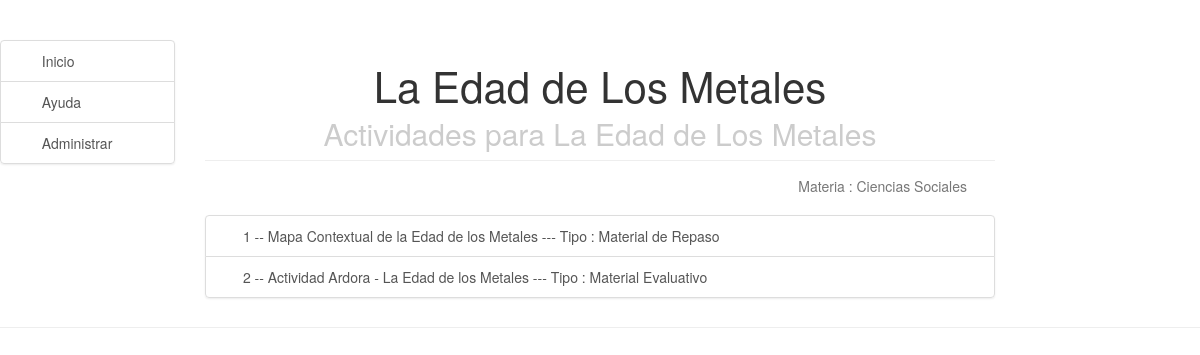
/didData/7/, run on the app's committed database.
### didData/models.py (models this page shows, shortened)
class Actividad(models.Model):
    idTema = models.ForeignKey(Tema)
    idTipoActividad = models.ForeignKey(TipoActividad)
    identificacion = models.IntegerField()
    nombre = models.CharField(max_length=200)
    descripcion = models.TextField()
    comentario = models.TextField()
    activa = models.BooleanField()

class Tema(models.Model):
    idMateria = models.ForeignKey(Materia)
    identificacion = models.IntegerField()
    nombre = models.CharField(max_length=200)
    descripcion = models.TextField()
    comentario = models.TextField
    activa = models.BooleanField()

class Materia(models.Model):
    identificacion = models.IntegerField()
    nombre = models.CharField(max_length=50)
    descripcion = models.TextField()
    comentario = models.TextField
    activa = models.BooleanField()

class TipoActividad(models.Model):
    identificacion = models.IntegerField()
    nombre = models.CharField(max_length=50)
    descripcion = models.TextField()
    comentario = models.TextField
    activa = models.BooleanField()

### didData/views.py (the view)
# urls.py: url(r'^didData/(?P<pk>[0-9]+)/$', views.detalleTema),
def detalleTema(request, pk):
    tema = get_object_or_404(Tema, id=pk) #objeto Tipo Tema identificacion = pk
    var_idTema = tema.id
    actividades = Actividad.objects.filter(idTema=var_idTema).select_related('idTema')
    return render(request, 'didData/detalleTema.html', {'Actividades': actividades})

### didData/templates/didData/detalleTema.html
    {% extends 'didData/base.html' %}
    {% load staticfiles %}
    {% block content %}
        <div class="header">
            <h1>{{ Actividades.first.idTema.nombre }}</h1>
            <h2>Actividades para {{ Actividades.first.idTema.nombre }}</h2>
        </div>
        <div class="content">
            <br>
            <p style= "text-align:right;">Materia : {{ Actividades.first.idTema.idMateria.descripcion }}</p>
        </div>
        <div >
            <div class="list-group">
            {% for actividad in Actividades.iterator %}
                {% with idActividad=actividad.id %}
                    {% if actividad.idTipoActividad.identificacion == 1 %}
                        <a class="list-group-item" href="{% url 'didData.views.detalleActividadPython' pk=actividad.id %}">
                        <i class="fa fa-bars fa-fw" aria-hidden="true"></i>&nbsp;{{ actividad.identificacion }} -- {{ actividad.nombre }} --- Tipo : {{ actividad.idTipoActividad.nombre }}</a>
                    {% elif actividad.idTipoActividad.identificacion == 2 %}
                        <a class="list-group-item" href="{% static actividad.descripcion %}">
                        <i class="fa fa-check fa-fw" aria-hidden="true"></i>&nbsp;{{ actividad.identificacion }} -- {{ actividad.nombre }} --- Tipo : {{ actividad.idTipoActividad.nombre }}</a>
                    {% endif %}
                {% endwith %}
            {% endfor %}
            </div>
        </div>
    {% endblock %}

### didData/static/css/side-menu.css (style rules this page uses)
body { color: #777; }
.content { margin: 0 auto; padding: 0 2.5em; max-width: 800px; margin-bottom: 20px; line-height: 1.2em; }
.header { margin: 0; color: #333; text-align: center; padding: 1em 2em 0; border-bottom: 1px solid #eee; }
.header h1 { margin: 0.2em 0; font-size: 3em; font-weight: 280; }
.header h2 { font-weight: 250; color: #ccc; padding: 0; margin-top: 0; }
@media (min-width: 48em) { .header, .content { padding-left: 2em; padding-right: 2em; } }

### data on the page
Actividad: first.idTema.nombre "La Edad de Los Metales", first.idTema.idMateria.descripcion "Ciencias Sociales", identificacion "1", nombre "Mapa Contextual de la Edad de los Metales", idTipoActividad.nombre "Material de Repaso"
Actividad: identificacion "2", nombre "Actividad Ardora - La Edad de los Metales", idTipoActividad.nombre "Material Evaluativo"
